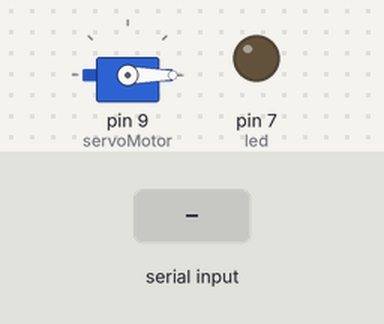
The sketch below on a simulated Arduino Uno, built with avr-gcc and run on an emulated ATmega328P. Parts: servo, output pins drawn as LEDs (lit = HIGH). Inputs (shaded band) come from the test bench. What the sketch prints to the serial monitor is not drawn.

Above: at 1.2 s.
1.3 s: "1" received over Serial
At 1.45 s:
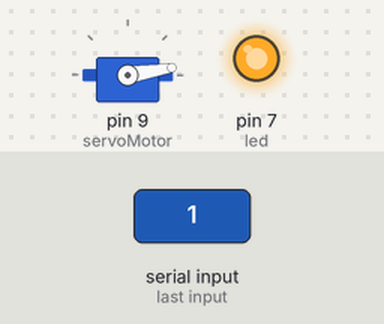
At 4.4 s:
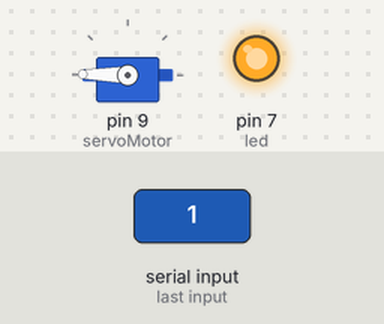
Timing chart, 0 to 9.0 s (numbered marks = the images above; inputs shaded):
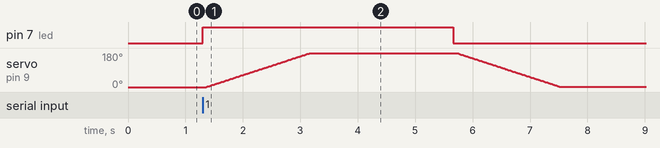

Measured:
- after the input at 1.3 s, pin 7 (led): LOW → HIGH at once, → LOW 4.4 s later; servo on pin 9 (servoMotor): rises from 0° to 180° in 4.4 s, then falls to 1° in 1.8 s

The sketch:

arduino.ino
```cpp
#include <Servo.h>

Servo servoMotor;

int pos = 0;
int led = 7;

void setup() {
  pinMode(led, OUTPUT);
  servoMotor.attach(9);
  servoMotor.write(0);

  Serial.begin(9600);
  Serial.println("Comunicacao serial efetuada com sucesso com Arduino Uno!");
}

void loop() {

  char resultadoSerial = Serial.read();

  if (resultadoSerial == '1')
  {
    turnLedOn();
    openGate();
    delay(2500);
    turnLedOff();
    closeGate();
  }
  else if (resultadoSerial == '0') {
    turnLedOff();
    closeGate();
  }
}

void turnLedOn() {
  digitalWrite(led, HIGH);
  delay(50);
}

void turnLedOff() {
  digitalWrite(led, LOW);
  delay(50);
}

void openGate() {
  for (pos = 0; pos < 180; pos ++)
  {
    servoMotor.write(pos);
    delay(10);
  }
}


void closeGate() {
  for (pos = 180; pos >= 1; pos--)
  {
    servoMotor.write(pos);
    delay(10);
  }
}
```
